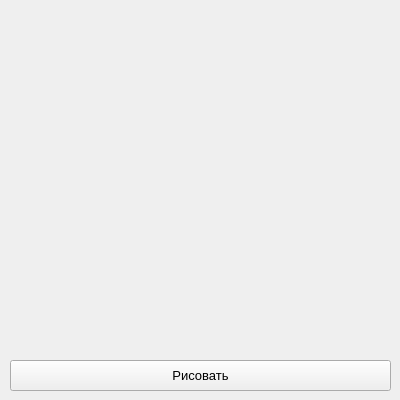
<?xml version="1.0" encoding="UTF-8"?>
<ui version="4.0">
 <class>Form</class>
 <widget class="QWidget" name="Form">
  <property name="geometry">
   <rect>
    <x>0</x>
    <y>0</y>
    <width>400</width>
    <height>400</height>
   </rect>
  </property>
  <property name="windowTitle">
   <string>Желтые окружности</string>
  </property>
  <widget class="QPushButton" name="pushButton">
   <property name="geometry">
    <rect>
     <x>10</x>
     <y>360</y>
     <width>381</width>
     <height>31</height>
    </rect>
   </property>
   <property name="font">
    <font>
     <pointsize>10</pointsize>
    </font>
   </property>
   <property name="text">
    <string>Рисовать</string>
   </property>
  </widget>
 </widget>
 <resources/>
 <connections/>
</ui>
